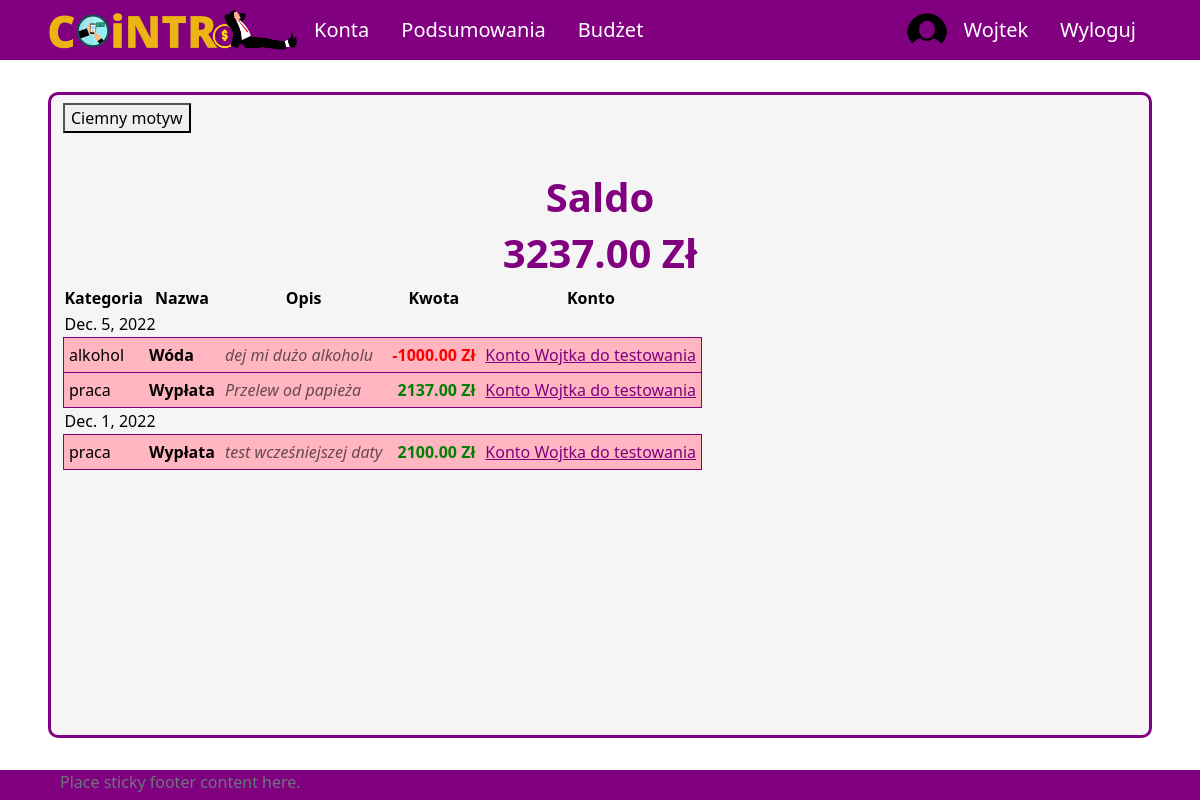
Before: / (signed in) with the older database file.
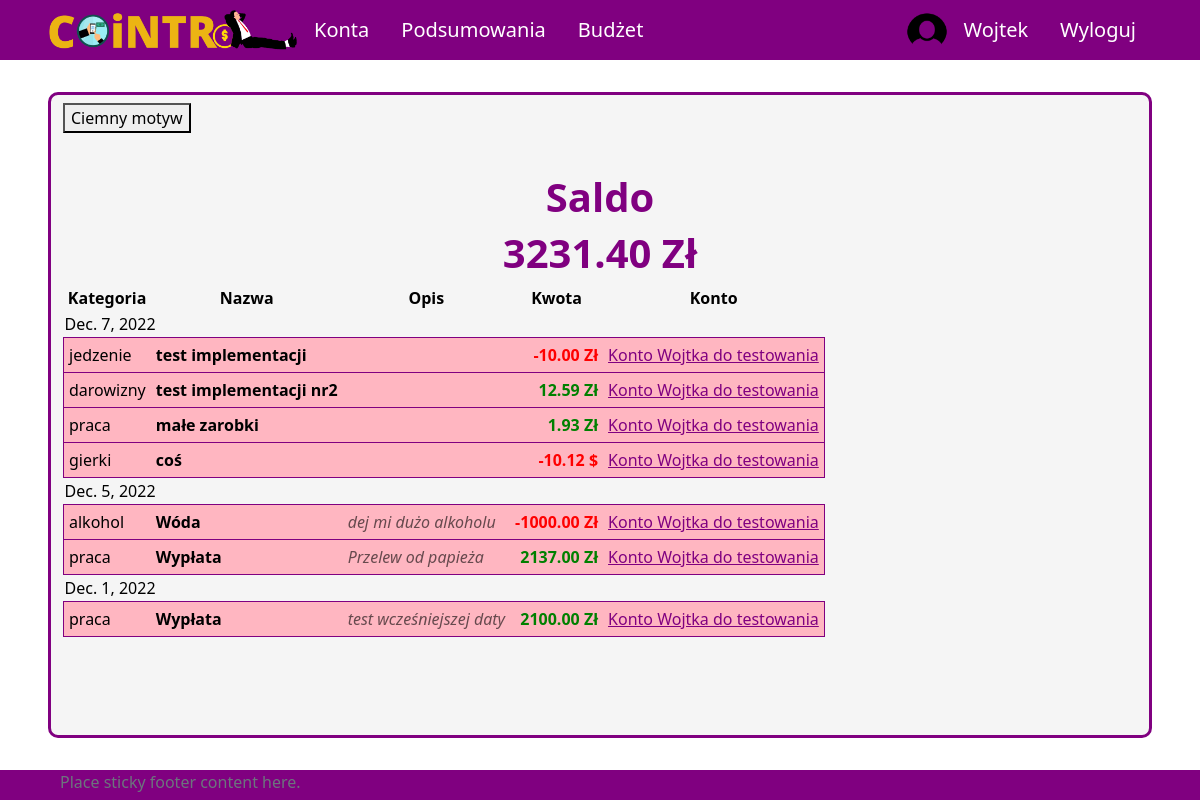
After: the same page with the newer database file.
### UsersApp/models.py (models this page shows, shortened)
class Profile(models.Model):
    user = models.OneToOneField(User, on_delete=models.CASCADE, null=True, blank=True)
    name = models.CharField(max_length=200, blank=True, null=True)
    email = models.EmailField(max_length=400, null=True, blank=True)
    username = models.CharField(max_length=200, blank=True, null=True)
    currency = models.ForeignKey('Currency', on_delete=models.SET_NULL, null=True)
    image = models.ImageField(null=True, blank=True)
    created = models.DateTimeField(auto_now_add=True)
    id = models.UUIDField(default=uuid.uuid4, unique=True,
                            primary_key=True, editable=False)

class Currency(models.Model):
    name = models.CharField(max_length=100)
    access_name = models.CharField(max_length=20) #access_name nazwa aby zdobyć kurs walut
    sign = models.CharField(max_length=5) #znak waluty
    id = models.UUIDField(default=uuid.uuid4, unique=True,
                            primary_key=True, editable=False)

class Category(models.Model):
    SCOPE_CHOICES = (
    ("INCOME", "income"),
    ("EXPENSE", "expense"),
    )
    name = models.CharField(max_length=255)
    owner = models.ForeignKey(Profile, null=True, blank=True, on_delete=models.CASCADE)
    scope = models.CharField(max_length=10, choices=SCOPE_CHOICES) #income / expense - do oddzielenia rodzaju transakcji
    id = models.UUIDField(default=uuid.uuid4, unique=True, primary_key=True, editable=False)
    def __str__(self):
        return self.name

### aplication/models.py (models this page shows, shortened)
class Transaction(models.Model):
    id_account = models.ForeignKey(Account, on_delete=models.CASCADE)
    id_user = models.ForeignKey(Profile, on_delete=models.SET_NULL, null=True) #konto z którego dokonano transakcji zostało usunięte ale transakcja ma pozostać
    id_category = models.ForeignKey(Category, on_delete=models.CASCADE)
    id_subcategory = models.ForeignKey(Subcategory, on_delete=models.SET_NULL, null=True, blank=True)
    name = models.CharField(max_length=50, null=True, blank=True)
    currency = models.ForeignKey(Currency, on_delete=models.SET_NULL, null=True)
    is_periodic = models.BooleanField(default=False)
    amount = models.DecimalField(max_digits=10, decimal_places=2)
    converted_amount = models.DecimalField(max_digits=10, decimal_places=2)
    transaction_date = models.DateField()
    description = models.CharField(max_length=255, blank=True, null=True)
    id = models.UUIDField(default=uuid.uuid4, unique=True, primary_key=True, editable=False)

class Account(models.Model):
    owner = models.ForeignKey(Profile, null=True, blank=True, on_delete=models.CASCADE)
    name = models.CharField(max_length=30)
    currency = models.ForeignKey(Currency, on_delete=models.SET_NULL, null=True)
    is_shared = models.BooleanField(default=False)
    description = models.CharField(max_length=100, null=True, blank=True)
    id = models.UUIDField(default=uuid.uuid4, unique=True, primary_key=True, editable=False)
    def calculate_balance(self):
        balance = 0
        transactions = Transaction.objects.filter(id_account=self)
        for transaction in transactions:
            balance += transaction.converted_amount
        return balance

### aplication/views.py (the view)
# urls.py: 2. Add a URL to urlpatterns:  path('', views.home, name='home')
def home(request):
    if request.user.is_authenticated:
        balance = 0
        user_accounts = User_Account.objects.filter(id_user = request.user.profile.id)
        accounts = []
        for ua in user_accounts:
            if ua.id_account.owner == request.user.profile and ua.id_account.is_shared == False:
                accounts.append(ua.id_account)
        all_transactions = Transaction.objects.filter(id_user=request.user.profile).order_by('-transaction_date')
        dates = []
        transactions = []
        for t in all_transactions:
            if t.id_account.is_shared == False:
                transactions.append(t)
                if t.transaction_date not in dates:
                    dates.append(t.transaction_date)
        for acc in accounts:
            balance += acc.calculate_balance()
        context = {
            'profile': request.user.profile,
            'dates': dates,
            "transactions": transactions,
            'profile_balance': balance
        }
        return render(request, 'application/home/home-login.html', context)
    else:
        return render(request, 'application/home/home-logout.html')

### templates/application/home/home-login.html (shortened to what this page needs)
{% extends 'application/base.html' %}
{% block content %}
    <div class="title">
        <h1>Saldo</h1>
        <h1>{{ profile_balance }} {{ profile.currency.sign }}</h1>
    </div>
    <div class="content">
        <table>
            <tr id="table-header">
                <th>Kategoria</th>
                <th>Nazwa</th>
                <th>Opis</th>
                <th>Kwota</th>
                <th>Konto</th>
            </tr>
            {% for date in dates %}
                <tr class="date">
                    <td colspan="4">{{ date }}</td>
                </tr>
                {% for tr in transactions %}
                    {% if tr.transaction_date == date %}
                        <tr class="transaction">
                            <td id="transaction-category">{{ tr.id_category }}</td>
                            <td id="transaction-name">{{ tr.name }}</td>
                            {% if tr.description %}
                            <td id="transaction-description">{{ tr.description }}</td>
                            {% else %}
                            <td id="transaction-description"></td>
                            {% endif %}
                            {% if tr.converted_amount >= 0 %}
                                <td id="transaction-amount" class="income">{{ tr.converted_amount }} {{ tr.currency.sign }}</td>
                            {% else %}
                                <td id="transaction-amount" class="expense">{{ tr.converted_amount }} {{ tr.currency.sign }}</td>
                            {% endif %}
                            <td id="transaction-account">
                                <a id="tr-acc-link" href="{% url 'account' pk=tr.id_account.id %}">{{ tr.id_account.name }}</a>
                            </td>
                        </tr>
                    {% endif %}
                {% endfor %}
            {% endfor %}
        </table>
    </div>
{% endblock  %}

### templates/application/base.html (shortened to what this page needs)
{%load static%}
<!DOCTYPE html>
<html lang="pl">
<head>
    <link href="https://cdn.jsdelivr.net/npm/bootstrap@5.2.2/dist/css/bootstrap.min.css" rel="stylesheet">
    <link rel="stylesheet" type="text/css" href="{% static 'css/style.css' %}">
</head>
<body onload="checkColorMode()">
    <nav class="nav">
        {% if user.is_authenticated %}
        <ul class="nav justify-content-start">
            <li class="nav-item"><a id="logo-link" class="nav-link" href="{% url 'home' %}">
                <img onmouseover="logoHover()" onmouseout="logoOut()" id="app-logo" src="{% static 'images/logo.png' %}">
            </a>
            <li class="nav-item"><a class="nav-link" href="{% url 'all-accounts' %}">Konta</a></li>
            <li class="nav-item"><a class="nav-link" href="#">Podsumowania</a></li>
            <li class="nav-item"><a class="nav-link" href="#">Budżet</a></li>
        </ul>
        <ul class="nav justify-content-end">
            <img src="{% static 'images/circle_user_image.png' %}", style="border-radius: 50%; width: 40px;">
            <li class="nav-item"><a class="nav-link" href="{% url 'profile' %}">{{ user.username }}</a></li>
            <li class="nav-item"><a class="nav-link" href="{% url 'logout' %}">Wyloguj</a></li>
        </ul>
        {% endif %}
    </nav>
    <div id = "site-content">
        <button onclick="darkMode()" id="dark-mode-button">Ciemny motyw</button>
        {% block content %}
        {% endblock %}
    </div>
    <footer class="footer">
        <div class="container">
            <span class="text-muted">Place sticky footer content here.</span>
        </div>
    </footer>
</body>
</html>

### aplication/static/css/style.css (style rules this page uses)
body { background-color: white; color: black; }
a.nav-link { color: white; font-size: 20px; }
ul.nav { align-items: center; }
nav.nav { height: 60px; background-color: purple; justify-content: space-between; padding-left: 4vw; padding-right: 4vw; }
#logo-link { padding: 0; }
#app-logo { width: 250px; }
#site-content { min-height: calc(100vh - 60px - 8vh - 30px); margin-top: 4vh; margin-bottom: 4vh; margin-left: 4vw; margin-right: 4vw; padding-left: 1vw; padding-right: 1vw; padding-top: 1vh; padding-bottom: 1vh; border: 3px solid purple; border-radius: 10px; background-color: whitesmoke; }
div.title { padding-top: 5vh; display: flex; align-items: center; flex-direction: column; }
div.title h1 { color: purple; font-size: 40px; font-weight: bold; }
tr.transaction { border: 1px solid purple; background-color: lightpink }
#table-header > th { text-align: center; }
tr.transaction > td { padding: 5px; }
#transaction-name { font-weight: bold; }
#transaction-description { font-style: italic; color: rgba(0, 0, 0, 0.6); }
#transaction-amount { text-align: end; font-weight: bold; }
#transaction-amount.income { color: green; }
#transaction-amount.expense { color: red; }
#tr-acc-link { color: purple; }
footer { height: 30px; background-color: purple; justify-content: space-between; padding-left: 4vw; padding-right: 4vw; }

Changed rows visible on the page:
added Transaction: dates "Dec. 7, 2022", id_category "jedzenie", name "test implementacji", converted_amount "-10.00", currency.sign "Zł", id_account.name "Konto Wojtka do testowania"
added Transaction: id_category "darowizny", name "test implementacji nr2", converted_amount "12.59", currency.sign "Zł", id_account.name "Konto Wojtka do testowania", shown under "Dec. 7, 2022"
added Transaction: id_category "praca", name "małe zarobki", converted_amount "1.93", currency.sign "Zł", id_account.name "Konto Wojtka do testowania", shown under "Dec. 7, 2022"
added Transaction: id_category "gierki", name "coś", converted_amount "-10.12", currency.sign "$", id_account.name "Konto Wojtka do testowania", shown under "Dec. 7, 2022"
Other visible differences:
{{ profile_balance }}: "3237.00" → "3231.40"
